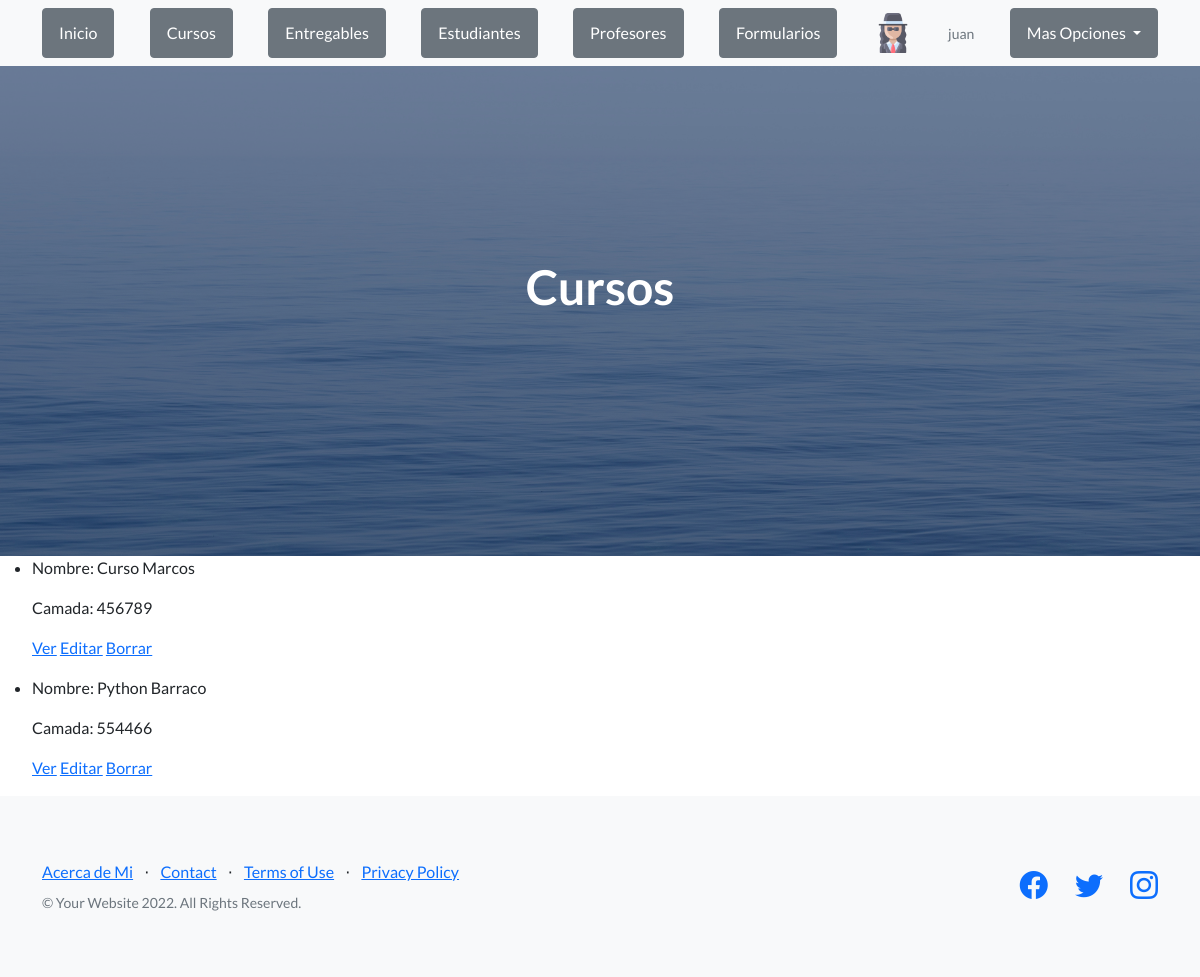
The page /AppWeb/listCurso (signed in) on the database its author committed.
### AppWeb/models.py (models this page shows, shortened)
class Curso(models.Model):
    nombre = models.CharField(max_length=40)
    camada = models.IntegerField()

### AppWeb/views.py (the view)
# urls.py: path("listCurso", ListCurso.as_view(), name="listCurso"),
class ListCurso(LoginRequiredMixin, ListView):
    model = Curso
    template_name = "AppWeb/listCursos.html"
    def get_context_data(self):
        avatar = Avatar.objects.filter(user=self.request.user).first()
        if avatar is not None:
            contexto = {
                "avatar": avatar.imagen.url,
                "cursos": Curso.objects.all()
                }
        else:
            contexto = {}
        return contexto

### AppWeb/templates/AppWeb/listCursos.html (shortened to what this page needs)
{% extends "AppWeb/padre.html" %}
{% load static %}
{% block contenidoQueCambia %}
<header class="masthead">
    <div class="container position-relative">
        <div class="row justify-content-center">
            <div class="col-xl-6">
                <div class="text-center text-white">
                    <h1 class="mb-5">Cursos</h1>
                </div>
            </div>
        </div>
    </div>
</header>
<ul>
    {% for curso in cursos %}
    <li>
        <p>Nombre: {{curso.nombre}}</p>
        <p>Camada: {{curso.camada}}</p>
        <p>
            <a href="{% url 'detailCurso' curso.id %}">Ver</a>
            <a href="{% url 'cursoEditar' curso.id %}">Editar</a>
            <a href="{% url 'cursoDelete' curso.id %}">Borrar</a>
        </p>
    </li>
    {% endfor %}
</ul>
{% endblock %}

### AppWeb/templates/AppWeb/padre.html (shortened to what this page needs)
<html lang="en">
    <head>
        {% load static %}
        <link href="https://cdn.jsdelivr.net/npm/bootstrap-icons@1.5.0/font/bootstrap-icons.css" rel="stylesheet" type="text/css" />
        <link href="{% static 'AppWeb/css/styles.css' %}" rel="stylesheet" />
    </head>
    <body>
        <nav class="navbar navbar-light bg-light static-top">
            <div class="container">
                {% if request.user.is_authenticated %}
                    <a class="btn btn-secondary" href="{% url 'Padre' %}">Inicio</a>
                    <a class="btn btn-secondary" href="{% url 'listCurso' %}">Cursos</a>
                    <a class="btn btn-secondary" href="{% url 'listEntregable' %}">Entregables</a>
                    <a class="btn btn-secondary" href="{% url 'listEstudiante' %}">Estudiantes</a>
                    <a class="btn btn-secondary" href="{% url 'listProfesor' %}">Profesores</a>
                    <a class="btn btn-secondary" href="{% url 'Formulario' %}">Formularios</a>
                    <div class="logo Ib7Efc">
                        <a href="{% url 'Padre' %}" data-hveid="9"><img src="{{ avatar }}" height="40" ></a>
                    </div>
                    <p class="text-muted small mb-4 mb-lg-0">{{user}}</p>
                    <div class="dropdown">
                        <button class="btn btn-secondary dropdown-toggle" type="button" id="dropdownmenu" data-bs-toggle="dropdown" aria-expanded="false">
                        Mas Opciones
                        </button>
                    {% endif%}
            </div>
        </nav>
        {% block contenidoQueCambia %}{% endblock %}
        <footer class="footer bg-light">
            <div class="container">
                <div class="row">
                    <div class="col-lg-6 h-100 text-center text-lg-start my-auto">
                        <ul class="list-inline mb-2">
                            <li class="list-inline-item"><a href="{% url 'acercaDeMi' %}">Acerca de Mi</a></li>
                            <li class="list-inline-item">⋅</li>
                            <li class="list-inline-item"><a href="#!">Contact</a></li>
                            <li class="list-inline-item">⋅</li>
                            <li class="list-inline-item"><a href="#!">Terms of Use</a></li>
                            <li class="list-inline-item">⋅</li>
                            <li class="list-inline-item"><a href="#!">Privacy Policy</a></li>
                        </ul>
                        <p class="text-muted small mb-4 mb-lg-0">&copy; Your Website 2022. All Rights Reserved.</p>
                    </div>
                    <div class="col-lg-6 h-100 text-center text-lg-end my-auto">
                        <ul class="list-inline mb-0">
                            <li class="list-inline-item me-4">
                                <a href="#!"><i class="bi-facebook fs-3"></i></a>
                            </li>
                            <li class="list-inline-item me-4">
                                <a href="#!"><i class="bi-twitter fs-3"></i></a>
                            </li>
                            <li class="list-inline-item">
                                <a href="#!"><i class="bi-instagram fs-3"></i></a>
                            </li>
                        </ul>
                    </div>
                </div>
            </div>
        </footer>
    </body>
</html>

### rows shown on the page
Curso: nombre "Curso Marcos", camada "456789"
Curso: nombre "Python Barraco", camada "554466"

### other values the page prints
{{ user }} "juan"
